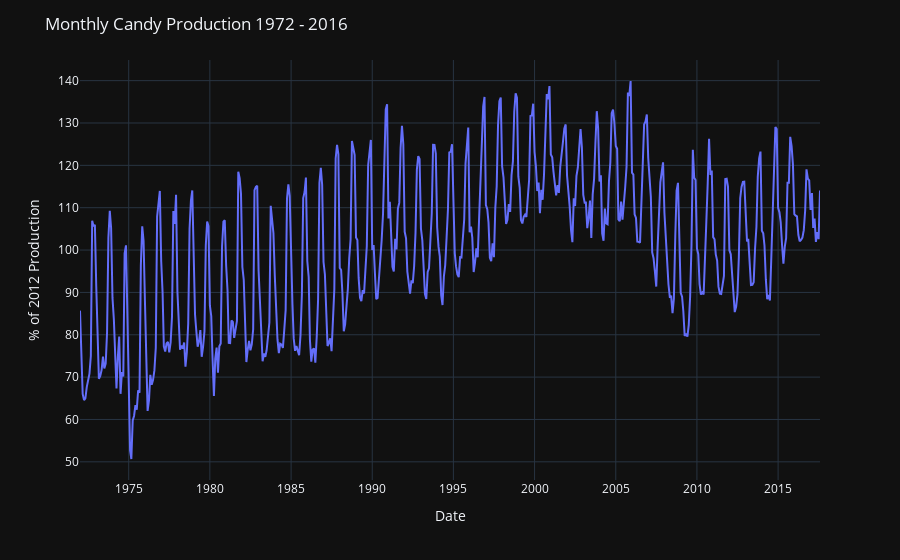

Notebook cell for this chart:
### Code cell
fig= px.line(candy_df,
			x='observation_date',
			y='IPG3113N'
			)

fig.update_layout(
	title='Monthly Candy Production 1972 - 2016',
	xaxis_title = 'Date',
	yaxis_title = '% of 2012 Production',
)

fig.show()

### Figure 1 — Plotly figure (JSON) as saved in the notebook; plotly's stock layout.template omitted (floating-point values rounded to 4 significant figures; data arrays with more than 128 entries replaced by an {"elided": "..."} marker saying what was removed)
{"data": [{"hovertemplate": "observation_date=%{x}<br>IPG3113N=%{y}<extra></extra>", "legendgroup": "", "line": {"color": "#636efa", "dash": "solid"}, "marker": {"symbol": "circle"}, "mode": "lines", "name": "", "orientation": "v", "showlegend": false, "x": {"elided": "548 str values"}, "xaxis": "x", "y": {"elided": "548 float values"}, "yaxis": "y", "type": "scatter"}], "layout": {"xaxis": {"anchor": "y", "domain": [0.0, 1.0], "title": {"text": "Date"}}, "yaxis": {"anchor": "x", "domain": [0.0, 1.0], "title": {"text": "% of 2012 Production"}}, "legend": {"tracegroupgap": 0}, "margin": {"t": 60}, "title": {"text": "Monthly Candy Production 1972 - 2016"}}}
